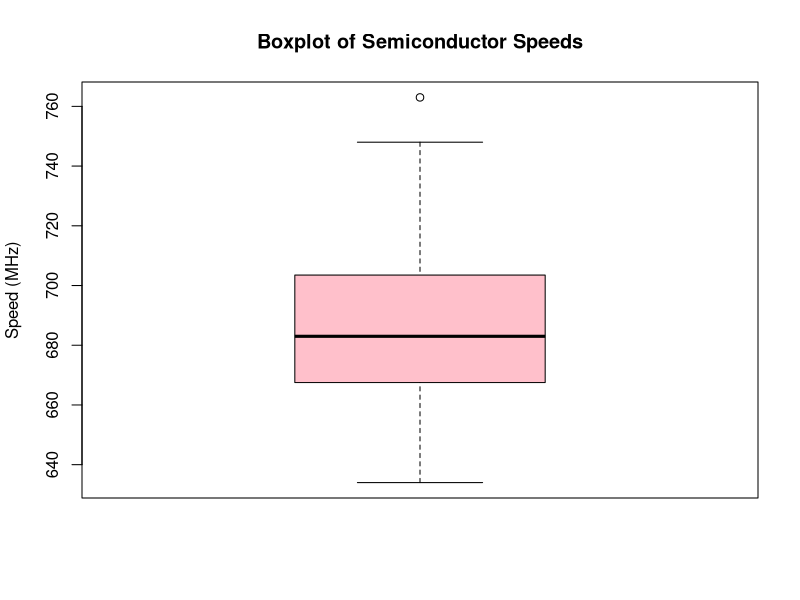
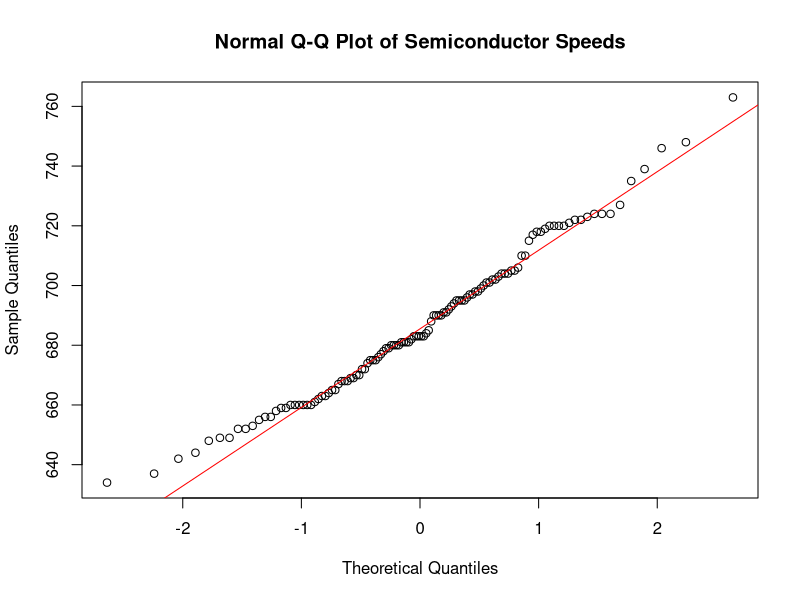

The R source for these figures, in order:
## ---- chunk 1
p212 <- c(680 ,669 ,719 ,699 ,670 ,710,722 ,663 ,658 ,634 ,720 ,690 ,677 ,669 ,700 ,718 ,690 ,681 ,702 ,696 ,692 ,690 ,694 ,660 ,649,675 ,701 ,721 ,683 ,735 ,688 ,763 ,672 ,698 ,659 ,704 ,681 ,679 ,691 ,683 ,705 ,746 ,706 ,649 ,668 ,672 ,690 ,724 ,652 ,720,660 ,695 ,701 ,724 ,668 ,698 ,668 ,660 ,680 ,739 ,717 ,727 ,653 ,637 ,660 ,693 ,679 ,682 ,724 ,642 ,704 ,695 ,704 ,652 ,664,702 ,661 ,720 ,695 ,670 ,656 ,718 ,660 ,648 ,683 ,723 ,710 ,680 ,684 ,705 ,681 ,748 ,697 ,703 ,660 ,722 ,662 ,644 ,683 ,695,678 ,674 ,656 ,667 ,683 ,691 ,680 ,685 ,681 ,715 ,665 ,676 ,665 ,675 ,655 ,659 ,720 ,675 ,697 ,663)

summary_data <- summary(p212)

print(summary_data)
## ---- chunk 2
boxplot(p212, main="Boxplot of Semiconductor Speeds", ylab="Speed (MHz)", col="pink")
## ---- chunk 3
# Normal probability plot
qqnorm(p212, main="Normal Q-Q Plot of Semiconductor Speeds")
qqline(p212, col="red")
## ---- chunk 4
p201 <- c(2.13,2.96,3.02,1.82,1.15,1.37,2.04,2.47,2.60)

mean201 <- mean(p201)

standard_dev_201 <- sd(p201)

median_201 <- median(p201)

print(mean201)

print(standard_dev_201)

print(median_201)
## ---- chunk 5
data <- c(450, 450, 473, 507, 457, 452, 453, 1215, 1256, 1145, 1085, 1066, 1111, 1364, 1254, 1396, 1575, 1617, 1733, 2753, 3186, 3227, 3469, 1911, 2588, 2635, 2725)

Q3 <- quantile(data, 0.75)
P80 <- quantile(data, 0.80)

Q3
P80
